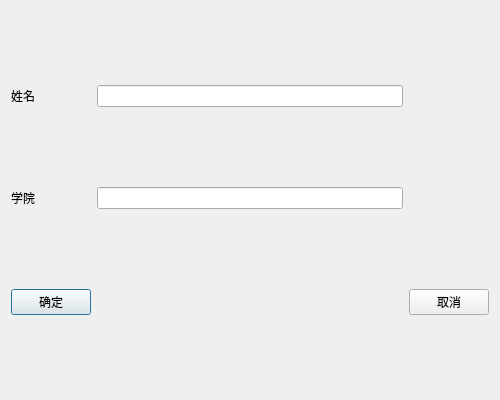
<?xml version="1.0" encoding="UTF-8"?>
<ui version="4.0">
 <class>teacell_updateInfo</class>
 <widget class="QDialog" name="teacell_updateInfo">
  <property name="geometry">
   <rect>
    <x>0</x>
    <y>0</y>
    <width>500</width>
    <height>400</height>
   </rect>
  </property>
  <property name="windowTitle">
   <string>Dialog</string>
  </property>
  <layout class="QGridLayout" name="gridLayout">
   <item row="0" column="0">
    <widget class="QLabel" name="label">
     <property name="text">
      <string>姓名</string>
     </property>
    </widget>
   </item>
   <item row="0" column="1">
    <widget class="QLineEdit" name="name"/>
   </item>
   <item row="1" column="0">
    <widget class="QLabel" name="label_3">
     <property name="text">
      <string>学院</string>
     </property>
    </widget>
   </item>
   <item row="1" column="1">
    <widget class="QLineEdit" name="college"/>
   </item>
   <item row="2" column="0">
    <widget class="QPushButton" name="commitButton">
     <property name="text">
      <string>确定</string>
     </property>
    </widget>
   </item>
   <item row="2" column="2">
    <widget class="QPushButton" name="cancelButton">
     <property name="text">
      <string>取消</string>
     </property>
    </widget>
   </item>
  </layout>
 </widget>
 <resources/>
 <connections/>
</ui>
